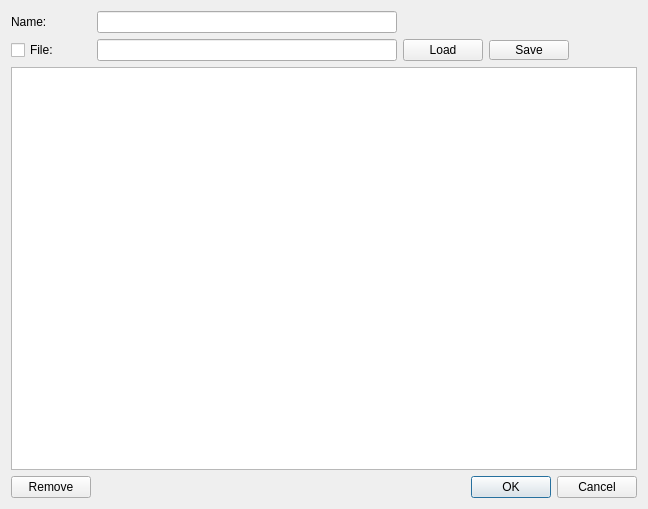
<?xml version="1.0" encoding="UTF-8"?>
<ui version="4.0">
 <class>C_UiScriptEditor</class>
 <widget class="QDialog" name="C_UiScriptEditor">
  <property name="geometry">
   <rect>
    <x>0</x>
    <y>0</y>
    <width>648</width>
    <height>509</height>
   </rect>
  </property>
  <property name="windowTitle">
   <string>Script</string>
  </property>
  <layout class="QVBoxLayout" name="verticalLayout_2">
   <item>
    <layout class="QVBoxLayout" name="verticalLayout">
     <item>
      <layout class="QHBoxLayout" name="horizontalLayout_4">
       <item>
        <widget class="QLabel" name="label">
         <property name="minimumSize">
          <size>
           <width>80</width>
           <height>20</height>
          </size>
         </property>
         <property name="maximumSize">
          <size>
           <width>80</width>
           <height>20</height>
          </size>
         </property>
         <property name="text">
          <string>Name:</string>
         </property>
        </widget>
       </item>
       <item>
        <widget class="QLineEdit" name="NameLineEdit">
         <property name="minimumSize">
          <size>
           <width>300</width>
           <height>0</height>
          </size>
         </property>
        </widget>
       </item>
       <item>
        <spacer name="horizontalSpacer_3">
         <property name="orientation">
          <enum>Qt::Horizontal</enum>
         </property>
         <property name="sizeHint" stdset="0">
          <size>
           <width>40</width>
           <height>20</height>
          </size>
         </property>
        </spacer>
       </item>
      </layout>
     </item>
     <item>
      <layout class="QHBoxLayout" name="horizontalLayout_2">
       <item>
        <widget class="QCheckBox" name="FileCheckBox">
         <property name="sizePolicy">
          <sizepolicy hsizetype="Minimum" vsizetype="Fixed">
           <horstretch>0</horstretch>
           <verstretch>0</verstretch>
          </sizepolicy>
         </property>
         <property name="minimumSize">
          <size>
           <width>80</width>
           <height>20</height>
          </size>
         </property>
         <property name="maximumSize">
          <size>
           <width>80</width>
           <height>20</height>
          </size>
         </property>
         <property name="text">
          <string>File:</string>
         </property>
        </widget>
       </item>
       <item>
        <widget class="QLineEdit" name="FileLineEdit">
         <property name="minimumSize">
          <size>
           <width>300</width>
           <height>0</height>
          </size>
         </property>
        </widget>
       </item>
       <item>
        <widget class="QPushButton" name="LoadButton">
         <property name="text">
          <string>Load</string>
         </property>
        </widget>
       </item>
       <item>
        <widget class="QPushButton" name="SaveButton">
         <property name="minimumSize">
          <size>
           <width>80</width>
           <height>20</height>
          </size>
         </property>
         <property name="maximumSize">
          <size>
           <width>80</width>
           <height>20</height>
          </size>
         </property>
         <property name="text">
          <string>Save</string>
         </property>
        </widget>
       </item>
       <item>
        <spacer name="horizontalSpacer_4">
         <property name="orientation">
          <enum>Qt::Horizontal</enum>
         </property>
         <property name="sizeHint" stdset="0">
          <size>
           <width>40</width>
           <height>20</height>
          </size>
         </property>
        </spacer>
       </item>
      </layout>
     </item>
     <item>
      <widget class="QPlainTextEdit" name="PlainTextEdit">
       <property name="documentTitle">
        <string notr="true"/>
       </property>
       <property name="plainText">
        <string notr="true"/>
       </property>
       <property name="placeholderText">
        <string notr="true"/>
       </property>
      </widget>
     </item>
     <item>
      <layout class="QHBoxLayout" name="horizontalLayout">
       <item>
        <widget class="QPushButton" name="RemoveButton">
         <property name="minimumSize">
          <size>
           <width>80</width>
           <height>0</height>
          </size>
         </property>
         <property name="maximumSize">
          <size>
           <width>80</width>
           <height>16777215</height>
          </size>
         </property>
         <property name="text">
          <string>Remove</string>
         </property>
        </widget>
       </item>
       <item>
        <spacer name="horizontalSpacer">
         <property name="orientation">
          <enum>Qt::Horizontal</enum>
         </property>
         <property name="sizeHint" stdset="0">
          <size>
           <width>40</width>
           <height>20</height>
          </size>
         </property>
        </spacer>
       </item>
       <item>
        <widget class="QDialogButtonBox" name="ButtonBox">
         <property name="minimumSize">
          <size>
           <width>200</width>
           <height>0</height>
          </size>
         </property>
         <property name="orientation">
          <enum>Qt::Horizontal</enum>
         </property>
         <property name="standardButtons">
          <set>QDialogButtonBox::Cancel|QDialogButtonBox::Ok</set>
         </property>
        </widget>
       </item>
      </layout>
     </item>
    </layout>
   </item>
  </layout>
 </widget>
 <resources/>
 <connections>
  <connection>
   <sender>ButtonBox</sender>
   <signal>accepted()</signal>
   <receiver>C_UiScriptEditor</receiver>
   <slot>accept()</slot>
   <hints>
    <hint type="sourcelabel">
     <x>248</x>
     <y>254</y>
    </hint>
    <hint type="destinationlabel">
     <x>157</x>
     <y>274</y>
    </hint>
   </hints>
  </connection>
  <connection>
   <sender>ButtonBox</sender>
   <signal>rejected()</signal>
   <receiver>C_UiScriptEditor</receiver>
   <slot>reject()</slot>
   <hints>
    <hint type="sourcelabel">
     <x>316</x>
     <y>260</y>
    </hint>
    <hint type="destinationlabel">
     <x>286</x>
     <y>274</y>
    </hint>
   </hints>
  </connection>
 </connections>
</ui>
